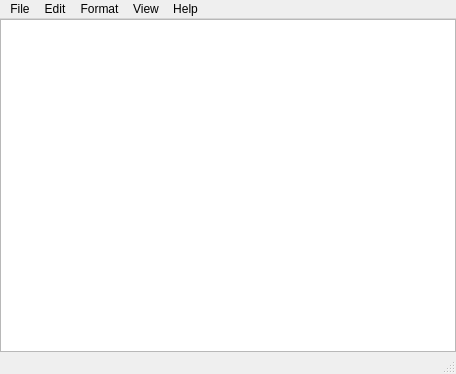
<?xml version="1.0" encoding="UTF-8"?>
<ui version="4.0">
 <class>MainWindow</class>
 <widget class="QMainWindow" name="MainWindow">
  <property name="geometry">
   <rect>
    <x>0</x>
    <y>0</y>
    <width>456</width>
    <height>374</height>
   </rect>
  </property>
  <property name="windowTitle">
   <string>Notepad</string>
  </property>
  <widget class="QWidget" name="centralwidget">
   <layout class="QGridLayout" name="gridLayout">
    <property name="leftMargin">
     <number>0</number>
    </property>
    <property name="topMargin">
     <number>0</number>
    </property>
    <property name="rightMargin">
     <number>0</number>
    </property>
    <property name="bottomMargin">
     <number>0</number>
    </property>
    <item row="0" column="0">
     <layout class="QGridLayout" name="gridLayout_2">
      <item row="1" column="0">
       <widget class="QPlainTextEdit" name="plainTextEdit"/>
      </item>
     </layout>
    </item>
   </layout>
  </widget>
  <widget class="QMenuBar" name="menubar">
   <property name="geometry">
    <rect>
     <x>0</x>
     <y>0</y>
     <width>456</width>
     <height>21</height>
    </rect>
   </property>
   <widget class="QMenu" name="menuFile">
    <property name="title">
     <string>File</string>
    </property>
    <addaction name="actionOpen"/>
    <addaction name="actionSave"/>
    <addaction name="actionSave_As"/>
    <addaction name="actionClose"/>
   </widget>
   <widget class="QMenu" name="menuEdit">
    <property name="title">
     <string>Edit</string>
    </property>
    <addaction name="actionUndo"/>
    <addaction name="separator"/>
    <addaction name="actionCut"/>
    <addaction name="actionCopy"/>
    <addaction name="actionPaste"/>
    <addaction name="separator"/>
    <addaction name="actionFind"/>
    <addaction name="actionReplace"/>
   </widget>
   <widget class="QMenu" name="menuFormat">
    <property name="title">
     <string>Format</string>
    </property>
   </widget>
   <widget class="QMenu" name="menuView">
    <property name="title">
     <string>View</string>
    </property>
   </widget>
   <widget class="QMenu" name="menuHelp">
    <property name="title">
     <string>Help</string>
    </property>
    <addaction name="actionLooking_Picture"/>
   </widget>
   <addaction name="menuFile"/>
   <addaction name="menuEdit"/>
   <addaction name="menuFormat"/>
   <addaction name="menuView"/>
   <addaction name="menuHelp"/>
  </widget>
  <widget class="QStatusBar" name="statusbar"/>
  <action name="actionSave">
   <property name="text">
    <string>Save</string>
   </property>
   <property name="shortcut">
    <string>Ctrl+S</string>
   </property>
  </action>
  <action name="actionOpen">
   <property name="text">
    <string>Open</string>
   </property>
   <property name="shortcut">
    <string>Ctrl+O</string>
   </property>
  </action>
  <action name="actionSave_As">
   <property name="text">
    <string>Save_As</string>
   </property>
   <property name="shortcut">
    <string>Ctrl+Shift+S</string>
   </property>
  </action>
  <action name="actionClose">
   <property name="text">
    <string>Close</string>
   </property>
  </action>
  <action name="actionUndo">
   <property name="text">
    <string>Undo</string>
   </property>
   <property name="shortcut">
    <string>Ctrl+Z</string>
   </property>
  </action>
  <action name="actioncut">
   <property name="text">
    <string>cut</string>
   </property>
  </action>
  <action name="actionCut">
   <property name="text">
    <string>Cut</string>
   </property>
   <property name="shortcut">
    <string>Ctrl+X</string>
   </property>
  </action>
  <action name="actionCopy">
   <property name="text">
    <string>Copy</string>
   </property>
   <property name="shortcut">
    <string>Ctrl+C</string>
   </property>
  </action>
  <action name="actionPaste">
   <property name="text">
    <string>Paste</string>
   </property>
   <property name="shortcut">
    <string>Ctrl+V</string>
   </property>
  </action>
  <action name="actionFind">
   <property name="text">
    <string>Find</string>
   </property>
   <property name="shortcut">
    <string>Ctrl+F</string>
   </property>
  </action>
  <action name="actionReplace">
   <property name="text">
    <string>Replace</string>
   </property>
   <property name="shortcut">
    <string>Ctrl+H</string>
   </property>
  </action>
  <action name="actionLooking_Picture">
   <property name="text">
    <string>Looking_Picture</string>
   </property>
  </action>
 </widget>
 <resources/>
 <connections/>
</ui>
